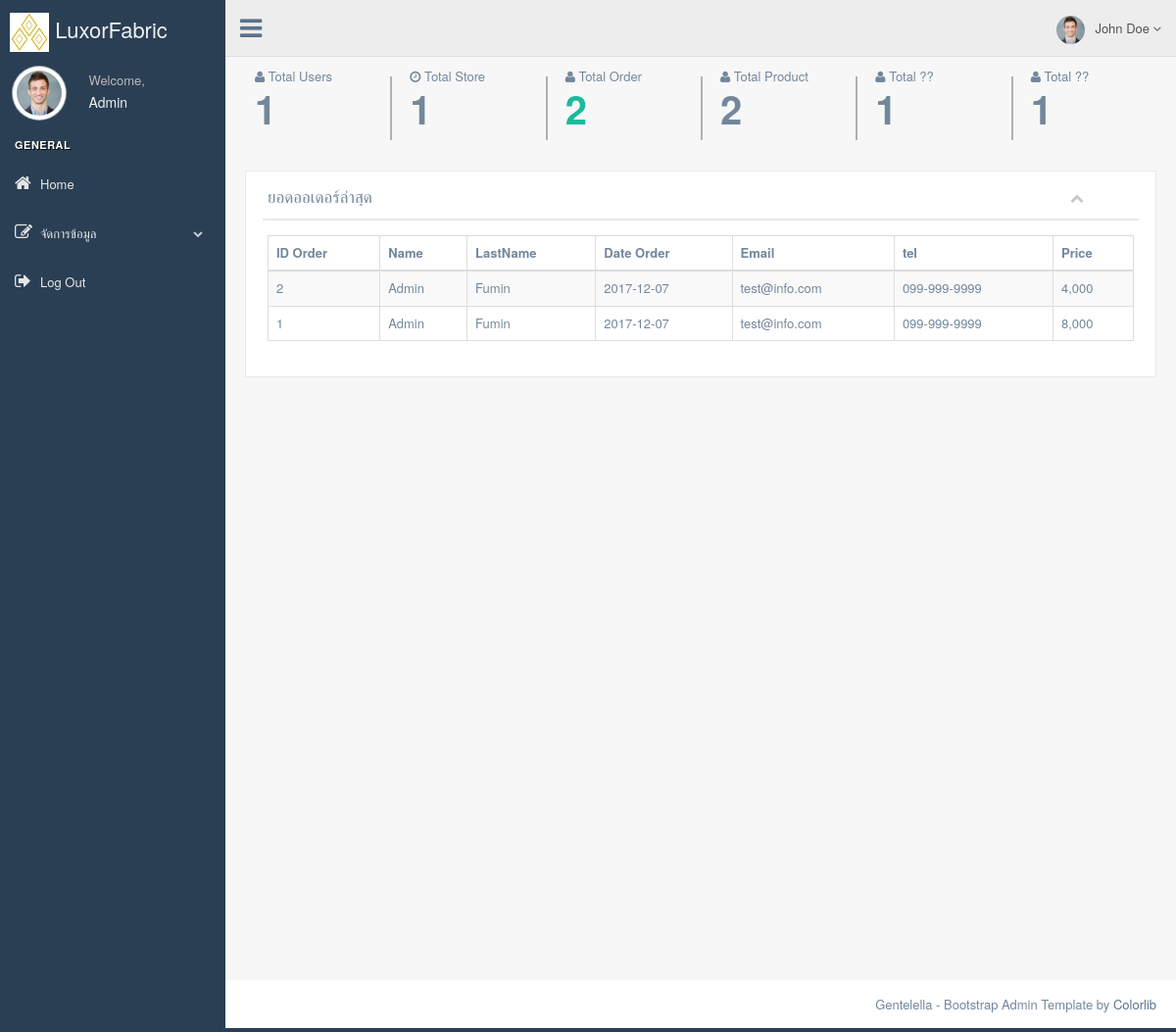
The app's page /Admin/index.php (signed in) with its own data.
### tables this page shows
CREATE TABLE `order_product` (
  `id_order` int(11) NOT NULL,
  `id_user` int(11) NOT NULL,
  `Date_order` date NOT NULL,
  `Tax` varchar(5) NOT NULL,
  `Name` varchar(100) NOT NULL,
  `LastName` varchar(100) NOT NULL,
  `Tel` varchar(30) NOT NULL,
  `Address` varchar(255) NOT NULL,
  `Zip` varchar(10) NOT NULL,
  `Send_email_order` varchar(100) NOT NULL,
  `Totalprice` int(11) NOT NULL
);

CREATE TABLE `user_member` (
  `id_user` int(11) NOT NULL,
  `Name` varchar(100) NOT NULL,
  `LastName` varchar(100) NOT NULL,
  `Email` varchar(100) NOT NULL,
  `Tel` varchar(30) NOT NULL,
  `Address` varchar(255) NOT NULL,
  `City` varchar(100) NOT NULL,
  `State` varchar(100) NOT NULL,
  `Country` varchar(100) NOT NULL,
  `Zip` varchar(10) NOT NULL,
  `Password` varchar(255) NOT NULL
);

### Admin/tableDashbord.php (the view, shortened to what this page needs)
<div class="row tile_count">
            <?php
                $selecttotaluser = "SELECT COUNT(`id_user`) countitem FROM `user_member`";
                $queryttotaluser = mysqli_query($connect,$selecttotaluser);
                $rowttotaluser = mysqli_fetch_array($queryttotaluser);
                $selecttotalstore = "SELECT COUNT(`id_store`) countitem FROM `store`";
                $queryttotalstore = mysqli_query($connect,$selecttotalstore);
                $rowtotalstore = mysqli_fetch_array($queryttotalstore);
                $selecttotalorder = "SELECT COUNT(`id_order`) countitem FROM `order_product`";
                $queryttotalorder = mysqli_query($connect,$selecttotalorder);
                $rowtotalorder = mysqli_fetch_array($queryttotalorder);
                $selecttotalproduct = "SELECT COUNT(`id_product`) countitem FROM `product`";
                $querytotalproduct = mysqli_query($connect,$selecttotalproduct);
                $rowtotalproduct = mysqli_fetch_array($querytotalproduct);
            ?>
            <div class="col-md-2 col-sm-4 col-xs-6 tile_stats_count">
                <span class="count_top"><i class="fa fa-user"></i> Total Users</span>
                <div class="count"><?php echo $rowttotaluser['countitem']; ?></div>
            </div>
            <div class="col-md-2 col-sm-4 col-xs-6 tile_stats_count">
                <span class="count_top"><i class="fa fa-clock-o"></i> Total Store</span>
                <div class="count"><?php echo $rowtotalstore['countitem']; ?></div>
            </div>
            <div class="col-md-2 col-sm-4 col-xs-6 tile_stats_count">
                <span class="count_top"><i class="fa fa-user"></i> Total Order</span>
                <div class="count green"><?php echo $rowtotalorder['countitem']; ?></div>
            </div>
            <div class="col-md-2 col-sm-4 col-xs-6 tile_stats_count">
                <span class="count_top"><i class="fa fa-user"></i> Total Product</span>
                <div class="count"><?php echo $rowtotalproduct['countitem']; ?></div>
            </div>
            <div class="col-md-2 col-sm-4 col-xs-6 tile_stats_count">
                <span class="count_top"><i class="fa fa-user"></i> Total ??</span>
                <div class="count"><?php echo $rowttotaluser['countitem']; ?></div>
            </div>
            <div class="col-md-2 col-sm-4 col-xs-6 tile_stats_count">
                <span class="count_top"><i class="fa fa-user"></i> Total ??</span>
                <div class="count"><?php echo $rowttotaluser['countitem']; ?></div>
            </div>
        </div>
    <div class="row">
        <div class="col-md-12 col-sm-12 col-xs-12">
            <div class="x_panel">
                <div class="x_title">
                    <h2>ยอดออเดอร์ล่าสุด</h2>
                    <ul class="nav navbar-right panel_toolbox">
                        <li>
                            <a class="collapse-link"><i class="fa fa-chevron-up"></i></a>
                        </li>
                    </ul>
                <div class="clearfix"></div>
            </div>
            <div class="x_content">
                <table id="datatable-responsive" class="table table-striped table-bordered dt-responsive nowrap" cellspacing="0" width="100%">
                    <thead>
                        <tr>
                            <th>ID Order</th>
                            <th>Name</th>
                            <th>LastName</th>
                            <th>Date Order</th>
                            <th>Email</th>
                            <th>tel</th>
                            <th>Price</th>
                        </tr>
                    </thead>
                    <tbody>
                    <?php
                        $select = "SELECT * FROM `Order_product` op
                                    INNER JOIN User_member um ON um.id_user = op.id_user
                                    Order By op.id_order desc;";
                        $query = mysqli_query($connect,$select);
                        if(mysqli_num_rows($query) > 0){
                            while($row = mysqli_fetch_array($query)){
                            ?>
                            <tr>
                                <td><?php echo $row['id_order']; ?></td>
                                <td><?php echo $row['Name']; ?></td>
                                <td><?php echo $row['LastName']; ?></td>
                                <td><?php echo $row['Date_order']; ?></td>
                                <td><?php echo $row['Send_email_order']; ?></td>
                                <td><?php echo $row['Tel']; ?></td>
                                <td><?php echo number_format($row['Totalprice']); ?></td>
                            </tr>
                        <?php
                            }
                        }
                    ?>
                    </tbody>
                </table>
            </div>
        </div>
      </div>

### Admin/index.php (shortened to what this page needs)
<!DOCTYPE html>
<html>
  <head>
    <link href="./vendors/bootstrap/dist/css/bootstrap.min.css" rel="stylesheet">
    <link href="./vendors/font-awesome/css/font-awesome.min.css" rel="stylesheet">
    <link href="./vendors/nprogress/nprogress.css" rel="stylesheet">
    <link href="./vendors/iCheck/skins/flat/green.css" rel="stylesheet">
    <link href="./vendors/google-code-prettify/bin/prettify.min.css" rel="stylesheet">
    <link href="./vendors/switchery/dist/switchery.min.css" rel="stylesheet">
    <link href="./vendors/starrr/dist/starrr.css" rel="stylesheet">
    <link href="./vendors/select2/dist/css/select2.min.css" rel="stylesheet">
    <link href="./vendors/datatables.net-bs/css/dataTables.bootstrap.min.css" rel="stylesheet">
    <link href="./vendors/datatables.net-buttons-bs/css/buttons.bootstrap.min.css" rel="stylesheet">
    <link href="./vendors/datatables.net-fixedheader-bs/css/fixedHeader.bootstrap.min.css" rel="stylesheet">
    <link href="./vendors/datatables.net-responsive-bs/css/responsive.bootstrap.min.css" rel="stylesheet">
    <link href="./vendors/datatables.net-scroller-bs/css/scroller.bootstrap.min.css" rel="stylesheet">
    <link href="./vendors/bootstrap-progressbar/css/bootstrap-progressbar-3.3.4.min.css" rel="stylesheet">
    <link href="./vendors/jqvmap/dist/jqvmap.min.css" rel="stylesheet"/>
    <link href="./vendors/sweetalert/sweetalert2.min.css" rel="stylesheet"/>
    <link href="./vendors/bootstrap-daterangepicker/daterangepicker.css" rel="stylesheet">
    <link href="./build/css/custom.css" rel="stylesheet">
  </head>
    <?php
    include "./CodeBack/connectdb.php";
    ?>
  <body class="nav-md">
    <div class="container body">
        <div class="main_container">
            <?php include "menubar.php" ?>
            <?php include "navbar.php" ?>
            <div class="right_col" role="main">
                <?php
                    if(!empty($_GET['link']) && $_GET['link'] == "listRegisterStore"){
                        include "./ListRegisterStore.php";
                    } else if(!empty($_GET['link']) && $_GET['link'] == "liststore"){
                        include "./tableListStore.php";
                    }else if(!empty($_GET['link']) && $_GET['link'] == "insertstore"){
                        include "./insertstore.php";
                    }else if(!empty($_GET['link']) && $_GET['link'] == "insertproduct" && !empty($_GET['idstore'])){
                        include "./insertproduct.php";
                    }else if(!empty($_GET['link']) && $_GET['link'] == "editstore" && !empty($_GET['idstore'])){
                        include "./Editstore.php";
                    }else if(!empty($_GET['link']) && $_GET['link'] == "editproduct" && !empty($_GET['idproduct'])){
                        include "./Editproduct.php";
                    }else if(!empty($_GET['link']) && $_GET['link'] == "infoorder" && !empty($_GET['idorder'])){
                        include "./infoorder.php";
                    }else{
                ?>
                <?php
                    include "tableDashbord.php";
                }
                ?>
            </div>
        </div>
    </div>
        <footer>
          <div class="pull-right">
            Gentelella - Bootstrap Admin Template by <a href="https://colorlib.com">Colorlib</a>
          </div>
          <div class="clearfix"></div>
        </footer>
  </body>
</html>

### Admin/menubar.php (shortened to what this page needs)
<div class="col-md-3 left_col">
          <div class="left_col scroll-view">
            <div class="navbar nav_title" style="border: 0;">
              <a href="index.php" class="site_title"><img src="./images/Logo.jpg"> <span>LuxorFabric</span></a>
            </div>
            <div class="profile clearfix">
              <div class="profile_pic">
                <img src="images/img.jpg" alt="..." class="img-circle profile_img">
              </div>
              <div class="profile_info">
                <span>Welcome,</span>
                <h2><?php echo $_SESSION['Admin_user_name']; ?></h2>
              </div>
            </div>
            <br />
<div id="sidebar-menu" class="main_menu_side hidden-print main_menu">
  <div class="menu_section">
    <h3>General</h3>
    <ul class="nav side-menu">
      <li>
        <a href="index.php"><i class="fa fa-home"></i>Home</a>
      </li>
      <li><a><i class="fa fa-edit"></i>จัดการข้อมูล<span class="fa fa-chevron-down"></span></a>
      </li>
      <li>
        <a href="logout.php"><i class="fa fa-sign-out"></i>Log Out</a>
      </li>
    </ul>
    </div>
</div>
          </div>
        </div>

### Admin/navbar.php (shortened to what this page needs)
<div class="top_nav">
         <div class="nav_menu">
           <nav>
             <div class="nav toggle">
               <a id="menu_toggle"><i class="fa fa-bars"></i></a>
             </div>
             <ul class="nav navbar-nav navbar-right">
               <li class="">
                 <a href="javascript:;" class="user-profile dropdown-toggle" data-toggle="dropdown" aria-expanded="false">
                   <img src="images/img.jpg" alt="">John Doe
                   <span class=" fa fa-angle-down"></span>
                 </a>
               </li>
             </ul>
           </nav>
         </div>
       </div>

### records on screen
order_product: id_order "2", id_user.Name "Admin", id_user.LastName "Fumin", Date_order "2017-12-07", Send_email_order "test@info.com", id_user.Tel "099-999-9999", Totalprice "4,000"
order_product: id_order "1", id_user.Name "Admin", id_user.LastName "Fumin", Date_order "2017-12-07", Send_email_order "test@info.com", id_user.Tel "099-999-9999", Totalprice "8,000"

### other values on screen
$_SESSION['Admin_user_name'] "Admin"
$rowttotaluser['countitem'] "1"
$rowtotalstore['countitem'] "1"
$rowtotalorder['countitem'] "2"
$rowtotalproduct['countitem'] "2"
